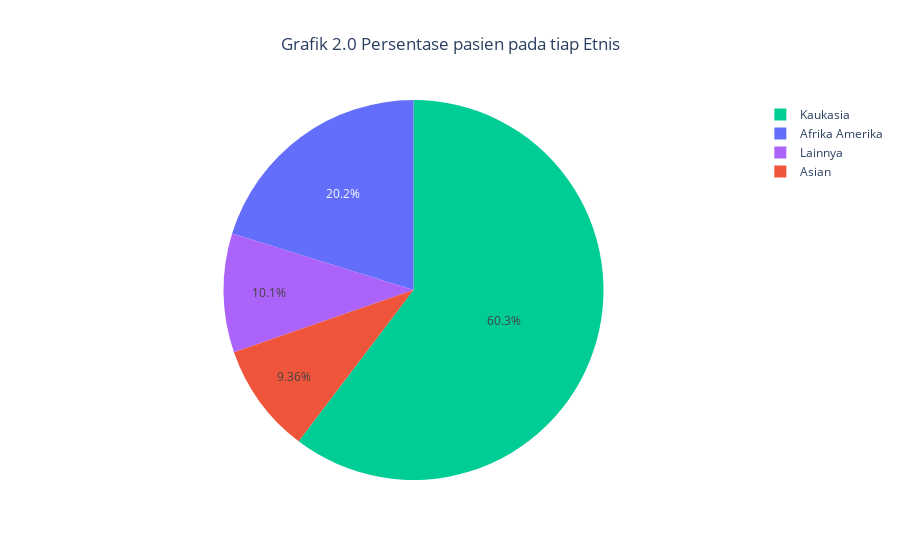
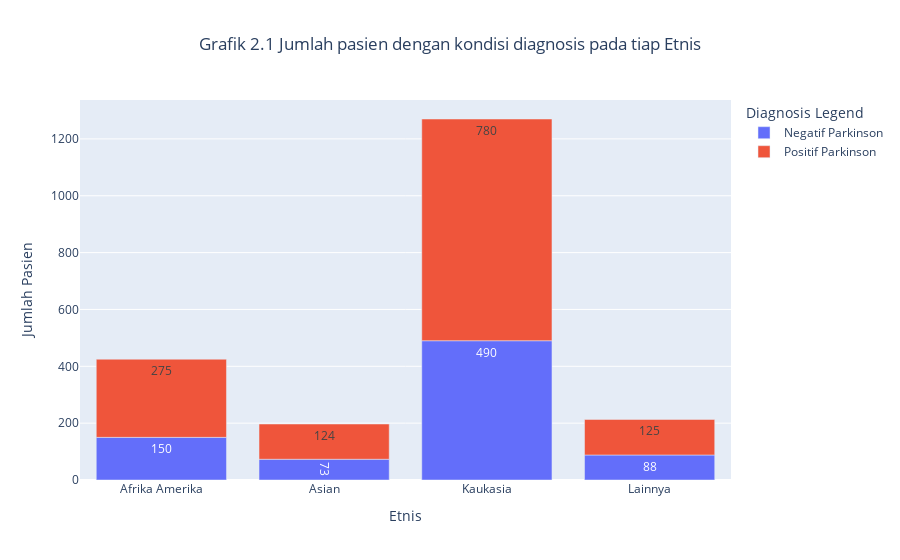

Notebook code for these charts, in order:
### Markdown cell above
### 2. Analisis Etnis Pasien Lanjut Usia

### Code cell
# Pembuatan dataframe khusus berisi jumlah pasien berdasarkan etnis
df_analysis_2_1 = df_analysis.groupby(['Etnis label'])['Pasien ID'].count().reset_index()

# Pembuatan grafik pie menggunakan variabel dataframe
fig_2_0 = px.pie(df_analysis_2_1, 
             names='Etnis label', 
             values='Pasien ID', 
             title='Grafik 2.0 Persentase pasien pada tiap Etnis',
             color='Etnis label',
             )
fig_2_0.update_layout(xaxis_title='Etnis',yaxis_title = 'Jumlah Pasien', title_x=0.5)
fig_2_0.show()

# Pembuatan dataframe khusus berisi jumlah pasien berdasarkan etnis dan diagnosis
df_analysis_2_1 = df_analysis.groupby(['Etnis label', 'Diagnosis label'])['Pasien ID'].count().reset_index()

# Pembuatan grafik batang menggunakan variabel dataframe
fig_2_1 = px.bar(df_analysis_2_1, 
             x='Etnis label', 
             y='Pasien ID', 
             title='Grafik 2.1 Jumlah pasien dengan kondisi diagnosis pada tiap Etnis',
             text_auto=True,
             color='Diagnosis label',
             labels={'Diagnosis label': 'Diagnosis Legend'}
             )
fig_2_1.update_layout(xaxis_title='Etnis',yaxis_title = 'Jumlah Pasien', title_x=0.5)
fig_2_1.show()

# Perhitungan persentase penyakit Parkinson untuk setiap etnis
print(f"Sebanyak {((df_analysis_2_1[(df_analysis_2_1['Diagnosis label'] == 'Positif Parkinson') & (df_analysis_2_1['Etnis label'] == 'Afrika Amerika')]['Pasien ID'][1])/df_analysis_2_1[df_analysis_2_1['Etnis label'] == 'Afrika Amerika']['Pasien ID'].sum())*100:.2f}% dari Pasien beretnis Afrika Amerika terkena Parkinson")
print(f"Sebanyak {((df_analysis_2_1[(df_analysis_2_1['Diagnosis label'] == 'Positif Parkinson') & (df_analysis_2_1['Etnis label'] == 'Asian')]['Pasien ID'][3])/df_analysis_2_1[df_analysis_2_1['Etnis label'] == 'Asian']['Pasien ID'].sum())*100:.2f}% dari Pasien beretnis Asian terkena Parkinson")
print(f"Sebanyak {((df_analysis_2_1[(df_analysis_2_1['Diagnosis label'] == 'Positif Parkinson') & (df_analysis_2_1['Etnis label'] == 'Kaukasia')]['Pasien ID'][5])/df_analysis_2_1[df_analysis_2_1['Etnis label'] == 'Kaukasia']['Pasien ID'].sum())*100:.2f}% dari Pasien beretnis Kaukasia terkena Parkinson")
print(f"Sebanyak {((df_analysis_2_1[(df_analysis_2_1['Diagnosis label'] == 'Positif Parkinson') & (df_analysis_2_1['Etnis label'] == 'Lainnya')]['Pasien ID'][7])/df_analysis_2_1[df_analysis_2_1['Etnis label'] == 'Lainnya']['Pasien ID'].sum())*100:.2f}% dari Pasien beretnis Lainnya terkena Parkinson")

### Figure 1 — Plotly figure (JSON) as saved in the notebook; plotly's stock layout.template omitted (floating-point values rounded to 4 significant figures)
{"data": [{"customdata": [["Afrika Amerika"], ["Asian"], ["Kaukasia"], ["Lainnya"]], "domain": {"x": [0, 1], "y": [0, 1]}, "hovertemplate": "Etnis label=%{customdata[0]}<br>Pasien ID=%{value}<extra></extra>", "labels": ["Afrika Amerika", "Asian", "Kaukasia", "Lainnya"], "legendgroup": "", "marker": {"colors": ["#636efa", "#EF553B", "#00cc96", "#ab63fa"]}, "name": "", "showlegend": true, "type": "pie", "values": [425, 197, 1270, 213]}], "layout": {"legend": {"tracegroupgap": 0}, "title": {"text": "Grafik 2.0 Persentase pasien pada tiap Etnis", "x": 0.5}, "xaxis": {"title": {"text": "Etnis"}}, "yaxis": {"title": {"text": "Jumlah Pasien"}}}}

### Figure 2 — Plotly figure (JSON) as saved in the notebook; plotly's stock layout.template omitted (floating-point values rounded to 4 significant figures)
{"data": [{"alignmentgroup": "True", "hovertemplate": "Diagnosis Legend=Negatif Parkinson<br>Etnis label=%{x}<br>Pasien ID=%{y}<extra></extra>", "legendgroup": "Negatif Parkinson", "marker": {"color": "#636efa", "pattern": {"shape": ""}}, "name": "Negatif Parkinson", "offsetgroup": "Negatif Parkinson", "orientation": "v", "showlegend": true, "textposition": "auto", "texttemplate": "%{y}", "type": "bar", "x": ["Afrika Amerika", "Asian", "Kaukasia", "Lainnya"], "xaxis": "x", "y": [150, 73, 490, 88], "yaxis": "y"}, {"alignmentgroup": "True", "hovertemplate": "Diagnosis Legend=Positif Parkinson<br>Etnis label=%{x}<br>Pasien ID=%{y}<extra></extra>", "legendgroup": "Positif Parkinson", "marker": {"color": "#EF553B", "pattern": {"shape": ""}}, "name": "Positif Parkinson", "offsetgroup": "Positif Parkinson", "orientation": "v", "showlegend": true, "textposition": "auto", "texttemplate": "%{y}", "type": "bar", "x": ["Afrika Amerika", "Asian", "Kaukasia", "Lainnya"], "xaxis": "x", "y": [275, 124, 780, 125], "yaxis": "y"}], "layout": {"barmode": "relative", "legend": {"title": {"text": "Diagnosis Legend"}, "tracegroupgap": 0}, "title": {"text": "Grafik 2.1 Jumlah pasien dengan kondisi diagnosis pada tiap Etnis", "x": 0.5}, "xaxis": {"anchor": "y", "domain": [0, 1], "title": {"text": "Etnis"}}, "yaxis": {"anchor": "x", "domain": [0, 1], "title": {"text": "Jumlah Pasien"}}}}
